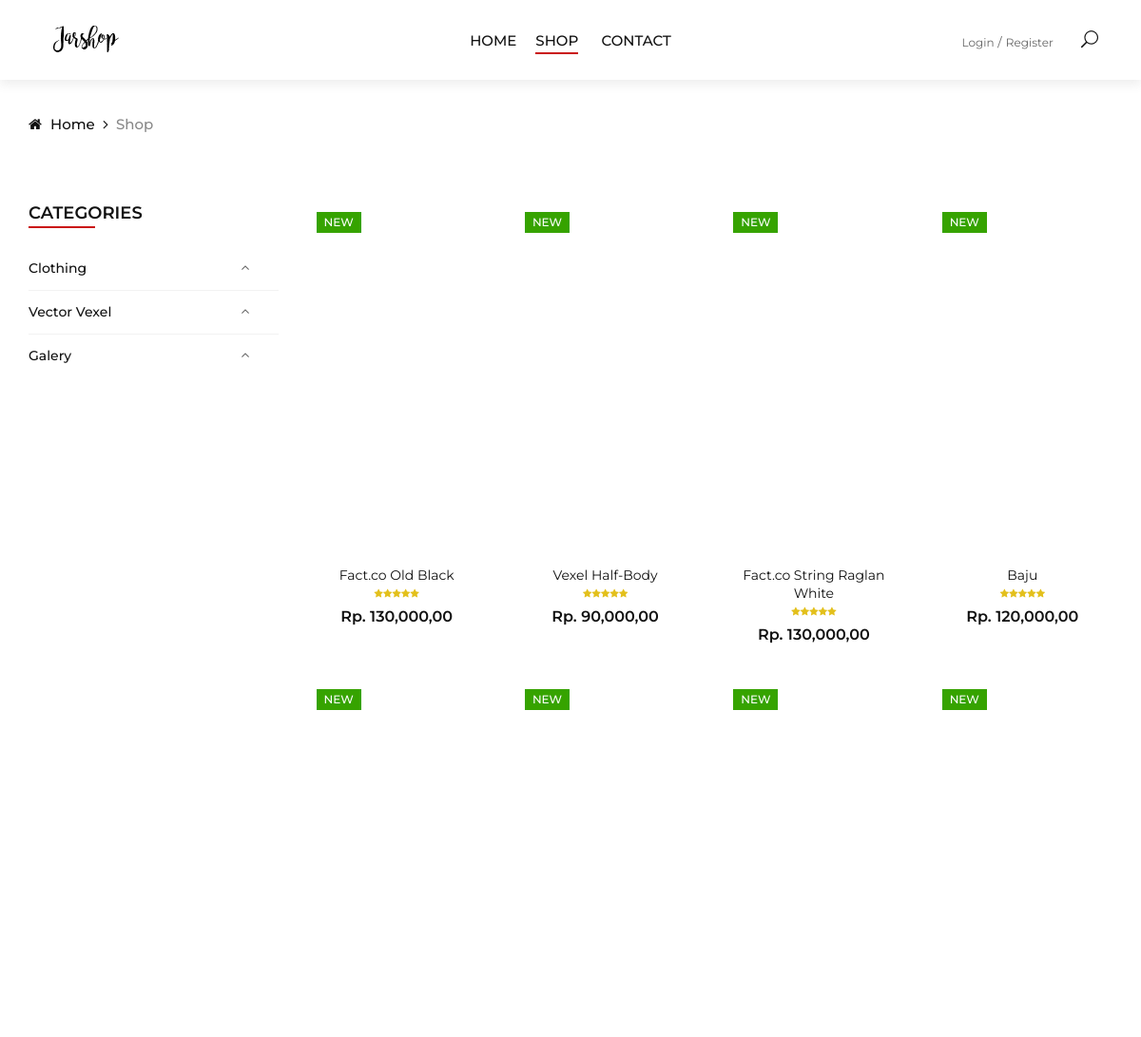
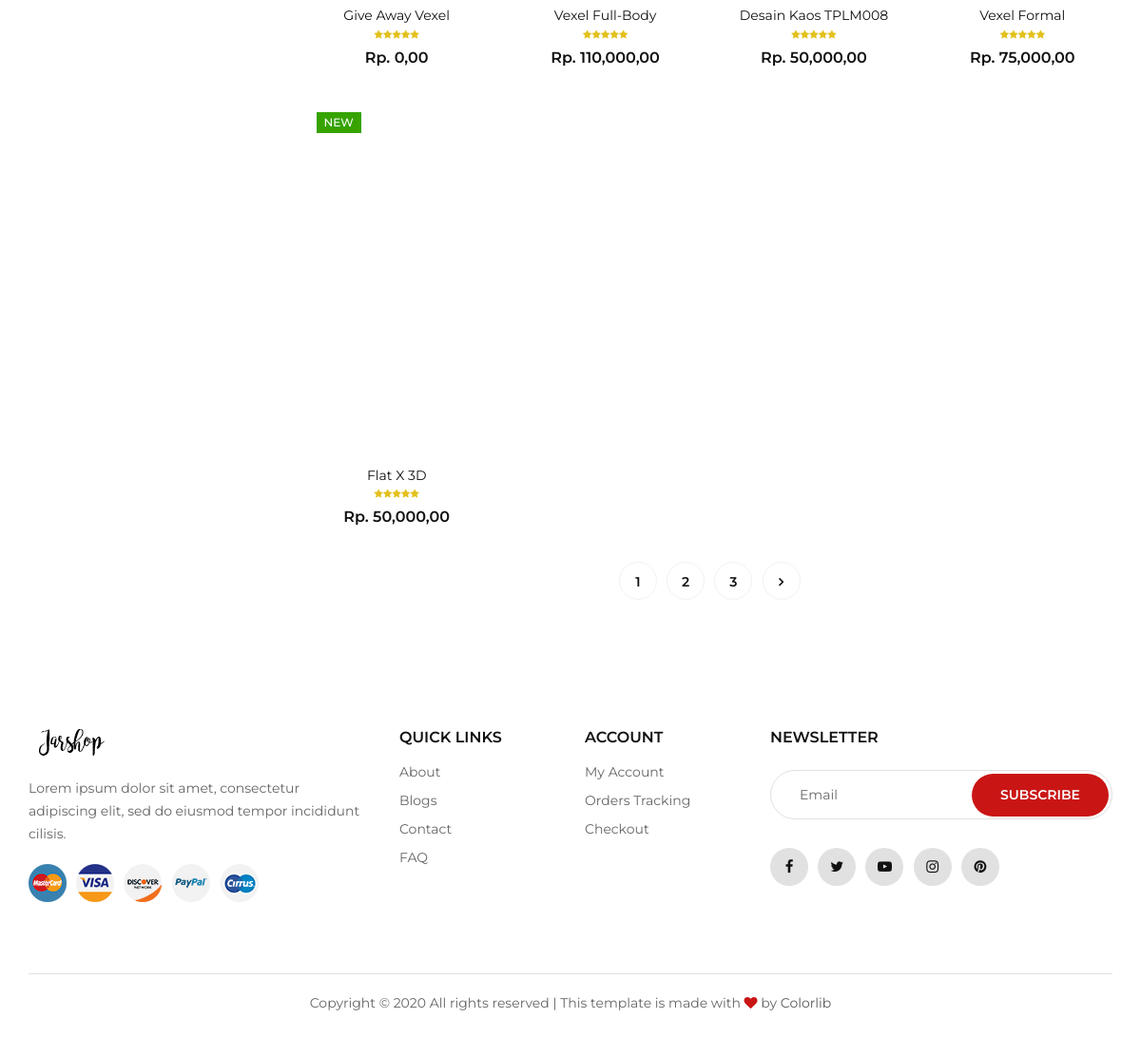
Before: /shop.html with the older database file (2 pictures, top to bottom).
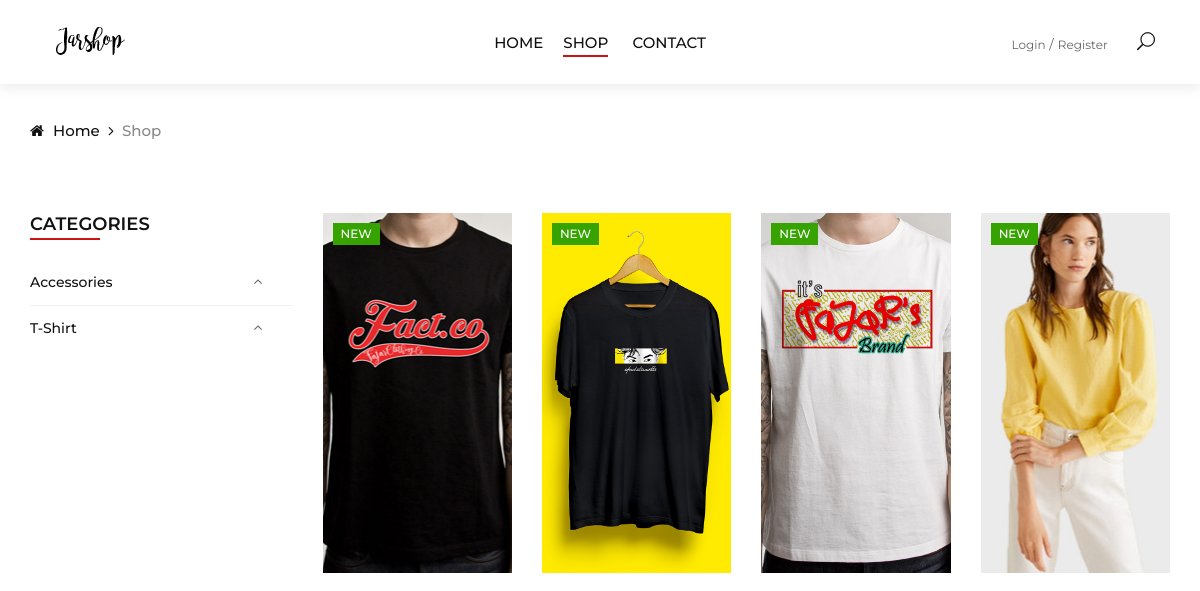
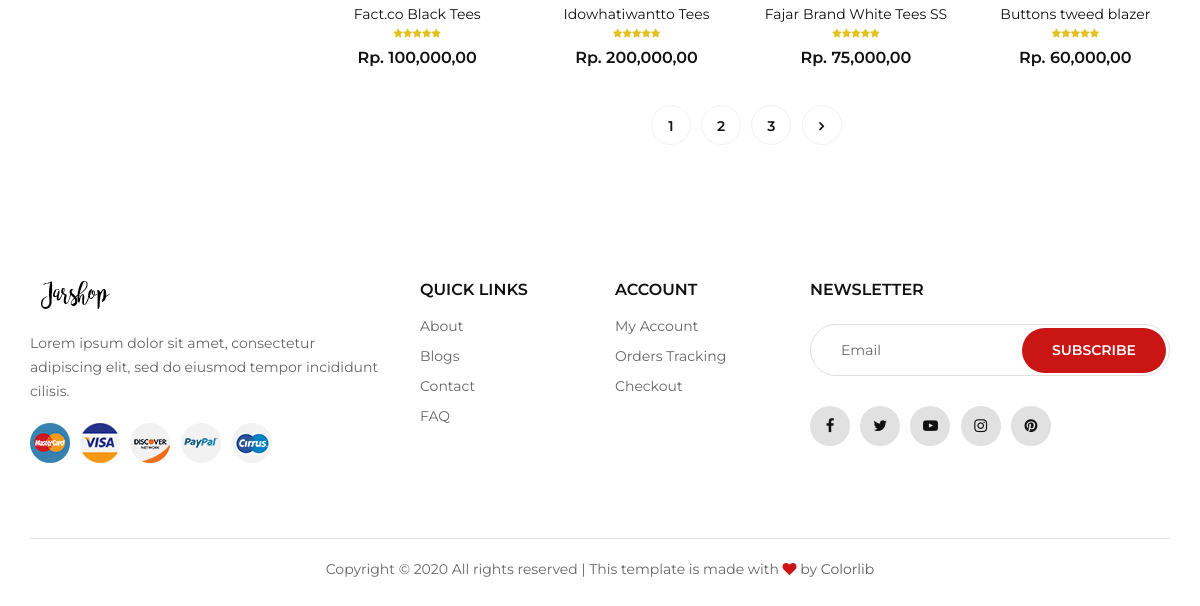
After: the same page with the newer database file (2 pictures, top to bottom).
### tables this page shows
CREATE TABLE `kategori` (
  `kategori_id` int(10) NOT NULL,
  `kategori` varchar(150) NOT NULL,
  `status` enum('on','off') NOT NULL
);

CREATE TABLE `barang` (
  `barang_id` int(10) NOT NULL,
  `kategori_id` int(10) NOT NULL,
  `nama_barang` varchar(250) NOT NULL,
  `spesifikasi` text NOT NULL,
  `gambar` varchar(300) NOT NULL,
  `harga` int(10) NOT NULL,
  `stok` tinyint(1) NOT NULL,
  `status` enum('on','off') NOT NULL
);

### function/pembantu.php (called while the page is built, shortened)
<?php
	function rupiah($nilai = 0){
		$string = "Rp. ".number_format($nilai).",00";
		return $string;
	}

### shop.php (the view, shortened to what this page needs)
<div class="breadcrumb-option">
  <div class="container">
    <div class="row">
      <div class="col-lg-12">
        <div class="breadcrumb__links">
          <a href='<?= BASE_URL ?>'><i class="fa fa-home"></i> Home</a>
          <span>Shop</span>
        </div>
      </div>
    </div>
  </div>
</div>
<section class="shop spad">
  <div class="container">
    <div class="row">
      <div class="col-lg-3 col-md-3">
        <div class="shop__sidebar">
          <div class="sidebar__categories">
            <div class="section-title">
              <h4>Categories</h4>
            </div>
            <div class="categories__accordion">
              <div class="accordion" id="accordionExample">
                <?php
                  $queryKategori = mysqli_query($koneksi, "SELECT * FROM kategori WHERE status='on'");
                  while ($row = mysqli_fetch_assoc($queryKategori)) {
                    echo "
                          <div class='card'>
                            <div class='card-heading active'>
                              <a href=''>$row[kategori]</a>
                            </div>
                          </div>";
                  }
                ?>
              </div>
            </div>
          </div>
        </div>
      </div>
      <div class="col-lg-9 col-md-9">
        <div class="row">
          <?php
              $query = mysqli_query($koneksi, "SELECT barang.*, kategori.kategori FROM barang JOIN kategori on barang.kategori_id=kategori.kategori_id WHERE barang.status='on' $kategori_id ORDER BY rand() DESC LIMIT 9");
              while($row=mysqli_fetch_assoc($query)){
                  $kategori = strtolower($row['kategori']);
                  $kategori = str_replace(" ", "-", $kategori);
                  echo "
                    <div class='col-lg-3 col-md-4 col-sm-6 mix $kategori'>
                      <div class='product__item'>
                      <div class='product__item__pic set-bg' data-setbg='".BASE_URL."images/cloth/$row[gambar]'>
                        <div class='label new'>New</div>
                        <ul class='product__hover'>
                        <li>
                          <a href='".BASE_URL."images/cloth/$row[gambar]' class='image-popup'>
                          <span class='arrow_expand'></span></a>
                        </li>
                        <li>
                          <a href='".BASE_URL."tambah_keranjang.php?barang_id=$row[barang_id]'><span class='icon_bag_alt'></span></a>
                        </li>
                        </ul>
                      </div>
                      <div class='product__item__text'>
                        <h6><a href='".BASE_URL."index.php?page=detail&barang_id=$row[barang_id]'>$row[nama_barang]</a></h6>
                        <div class='rating'>
                          <i class='fa fa-star'></i>
                          <i class='fa fa-star'></i>
                          <i class='fa fa-star'></i>
                          <i class='fa fa-star'></i>
                          <i class='fa fa-star'></i>
                        </div>
                        <div class='product__price'>".rupiah($row['harga'])."</div>
                      </div>
                      </div>
                    </div>";
                  }
                ?>
          <div class="col-lg-12 text-center">
            <div class="pagination__option">
              <a href="#">1</a>
              <a href="#">2</a>
              <a href="#">3</a>
              <a href="#"><i class="fa fa-angle-right"></i></a>
            </div>
          </div>
        </div>
      </div>
    </div>
  </div>
</section>

### index.php (shortened to what this page needs)
<?php
	include_once ("function/pembantu.php");
	$page = isset($_GET['page']) ? $_GET['page'] : false;
	$kategori_id = isset($_GET['kategori_id']) ? $_GET['kategori_id'] : false;
	$user_id = isset($_SESSION['user_id']) ? $_SESSION['user_id'] : false;
	$nama = isset($_SESSION['nama']) ? $_SESSION['nama'] : false;
?>
<!DOCTYPE html>
<html lang="zxx">
<head>
    <link rel="stylesheet" href="./vendor/css/bootstrap.min.css" type="text/css">
    <link rel="stylesheet" href="./vendor/css/font-awesome.min.css" type="text/css">
    <link rel="stylesheet" href="./vendor/css/elegant-icons.css" type="text/css">
    <link rel="stylesheet" href="./vendor/css/jquery-ui.min.css" type="text/css">
    <link rel="stylesheet" href="./vendor/css/magnific-popup.css" type="text/css">
    <link rel="stylesheet" href="./vendor/css/owl.carousel.min.css" type="text/css">
    <link rel="stylesheet" href="./vendor/css/slicknav.min.css" type="text/css">
    <link rel="stylesheet" href="./vendor/css/style.css" type="text/css">
</head>
<body>
    <header class="header">
        <div class="container-fluid">
            <div class="row">
                <div class="col-xl-3 col-lg-3">
                    <div class="header__logo">
                        <a href="<?php echo BASE_URL ?>"><img src="<?php echo BASE_URL."images/logo.png"; ?>" alt="Logo" class="img-fluid"></a>
                    </div>
                </div>
                <div class="col-xl-6 col-lg-6">
                    <nav class="header__menu justify-content-center d-flex">
                        <ul>
                            <li <?php if($page == ""){ echo "class='active'"; } ?> >
                                <a href="<?= BASE_URL ?>">Home</a>
                            <li <?php if($page == "shop"){ echo "class='active'"; } ?> >
                                <a href='<?= BASE_URL."shop.html" ?>'>Shop</a>
                            </li>
                            <li <?php if($page == "contact"){ echo "class='active'"; } ?> >
                                <a href="<?= BASE_URL."contact.html" ?>">Contact</a>
                            </li>
                        </ul>
                    </nav>
                </div>
                <div class="col-lg-3">
                    <div class="header__right">
                        <div class="header__right__auth">
                        <?php
                            if ($user_id) {
                                echo "<a href='".BASE_URL."index.php?page=menu&module=profile&action=list'><p>$nama</p></a>";
                            }
                            else {
                                echo "<a href='".BASE_URL."masuk.html'>Login</a>
                                <a href='".BASE_URL."daftar.html'>Register</a>";
                            }
                        ?>
                        </div>
                        <ul class="header__right__widget">
                            <li><span class="icon_search search-switch"></span></li>
                        </ul>
                    </div>
                </div>
            </div>
        </div>
    </header>
  <?php
    $namafile = "$page.php";
    if (file_exists($namafile)) {
      include_once($namafile);
    }
    else{
      include_once("main.php");
    }
  ?>
  <footer class="footer">
      <div class="container">
          <div class="row">
              <div class="col-lg-4 col-md-6 col-sm-7">
                  <div class="footer__about">
                      <div class="footer__logo">
                          <a href="<?= BASE_URL ?>"><img src="<?php echo BASE_URL."images/logo.png"; ?>" alt="Logo" ></a>
                      </div>
                      <p>Lorem ipsum dolor sit amet, consectetur adipiscing elit, sed do eiusmod tempor incididunt
                      cilisis.</p>
                      <div class="footer__payment">
                          <a href="#"><img src="./vendor/img/payment/payment-1.png" alt=""></a>
                          <a href="#"><img src="./vendor/img/payment/payment-2.png" alt=""></a>
                          <a href="#"><img src="./vendor/img/payment/payment-3.png" alt=""></a>
                          <a href="#"><img src="./vendor/img/payment/payment-4.png" alt=""></a>
                          <a href="#"><img src="./vendor/img/payment/payment-5.png" alt=""></a>
                      </div>
                  </div>
              </div>
              <div class="col-lg-2 col-md-3 col-sm-5">
                  <div class="footer__widget">
                      <h6>Quick links</h6>
                      <ul>
                          <li><a href="#">About</a></li>
                          <li><a href="#">Blogs</a></li>
                          <li><a href="#">Contact</a></li>
                          <li><a href="#">FAQ</a></li>
                      </ul>
                  </div>
              </div>
              <div class="col-lg-2 col-md-3 col-sm-4">
                  <div class="footer__widget">
                      <h6>Account</h6>
                      <ul>
                          <li><a href='<?= BASE_URL."index.php?page=menu&module=profile&action=list" ?>'>My Account</a></li>
                          <li><a href='<?= BASE_URL."keranjang.html" ?>'>Orders Tracking</a></li>
                          <li><a href='<?= BASE_URL."data_pemesan.html" ?>'>Checkout</a></li>
                      </ul>
                  </div>
              </div>
              <div class="col-lg-4 col-md-8 col-sm-8">
                  <div class="footer__newslatter">
                      <h6>NEWSLETTER</h6>
                      <form action="#">
                          <input type="text" placeholder="Email">
                          <button type="submit" class="site-btn">Subscribe</button>
                      </form>
                      <div class="footer__social">
                          <a href="#"><i class="fa fa-facebook"></i></a>
                          <a href="#"><i class="fa fa-twitter"></i></a>
                          <a href="#"><i class="fa fa-youtube-play"></i></a>
                          <a href="#"><i class="fa fa-instagram"></i></a>
                          <a href="#"><i class="fa fa-pinterest"></i></a>
                      </div>
                  </div>
              </div>
          </div>
          <div class="row">
              <div class="col-lg-12">
                  <div class="footer__copyright__text">
                      <p>Copyright &copy; <script>document.write(new Date().getFullYear());</script> All rights reserved | This template is made with <i class="fa fa-heart" aria-hidden="true"></i> by <a href="https://colorlib.com" target="_blank">Colorlib</a></p>
                  </div>
              </div>
          </div>
      </div>
  </footer>
</body>
</html>

Changed rows visible on the page:
removed kategori: kategori "Clothing"
removed kategori: kategori "Vector Vexel"
removed kategori: kategori "Galery"
removed barang: nama_barang "Fact.co Old Black", harga "Rp. 130,000,00"
removed barang: nama_barang "Vexel Half-Body", harga "Rp. 90,000,00"
removed barang: nama_barang "Fact.co String Raglan White", harga "Rp. 130,000,00"
removed barang: nama_barang "Baju", harga "Rp. 120,000,00"
removed barang: nama_barang "Give Away Vexel", harga "Rp. 0,00"
removed barang: nama_barang "Vexel Full-Body", harga "Rp. 110,000,00"
removed barang: nama_barang "Desain Kaos TPLM008", harga "Rp. 50,000,00"
removed barang: nama_barang "Vexel Formal", harga "Rp. 75,000,00"
removed barang: nama_barang "Flat X 3D", harga "Rp. 50,000,00"
added kategori: kategori "Accessories"
added kategori: kategori "T-Shirt"
added barang: shows a picture, nama_barang "Fact.co Black Tees", harga "Rp. 100,000,00"
added barang: shows a picture, nama_barang "Idowhatiwantto Tees", harga "Rp. 200,000,00"
added barang: shows a picture, nama_barang "Fajar Brand White Tees SS", harga "Rp. 75,000,00"
added barang: shows a picture, nama_barang "Buttons tweed blazer", harga "Rp. 60,000,00"
